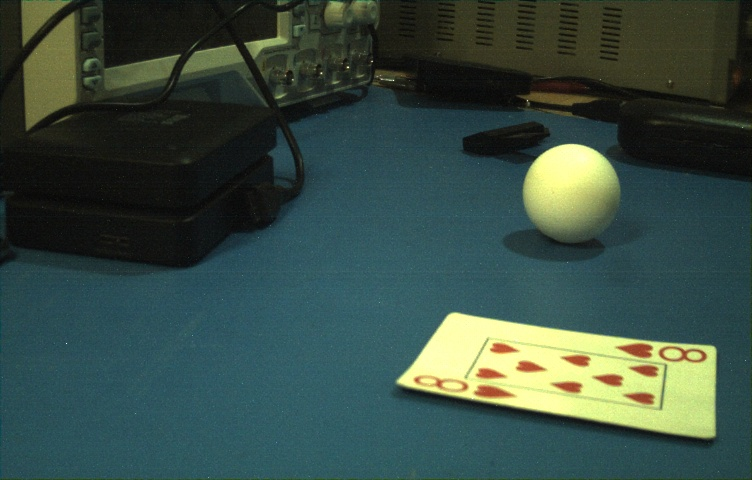
#> input picture testImages/left5.jpg, 752 x 480 px, found by its file name
$ python momentUseForCenteriod.py
#> lines starting #> are read from the running program, lines starting #| are printed output that depends on the picture; after the words box and inside, x2 and y2 are one past the last pixel; in counts of white or black regions, pixels touching at a corner belong together
import cv2

# read image through command line
img = cv2.imread("testImages/left5.jpg")
#> img is the input picture: shape (480, 752, 3); mean B, G, R 67.9, 76.7, 56.7

# convert the image to grayscale
gray_image = cv2.cvtColor(img, cv2.COLOR_BGR2GRAY)
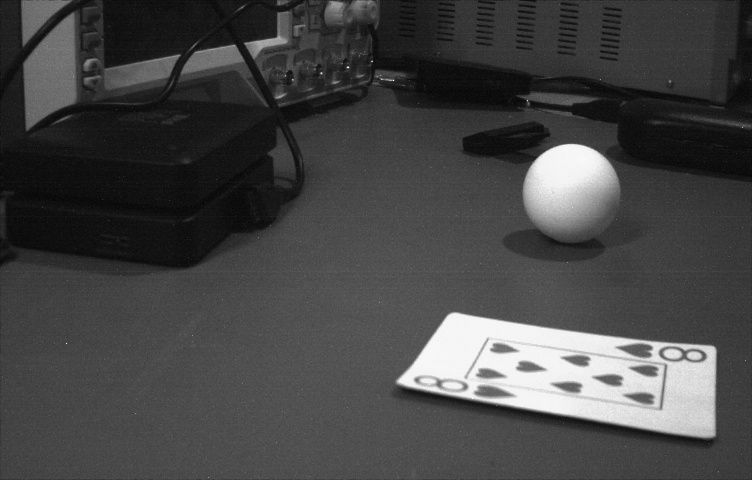
#> gray_image: shape (480, 752); min 4, max 251, mean 69.7

# convert the grayscale image to binary image
ret,thresh = cv2.threshold(gray_image,127,255,0)
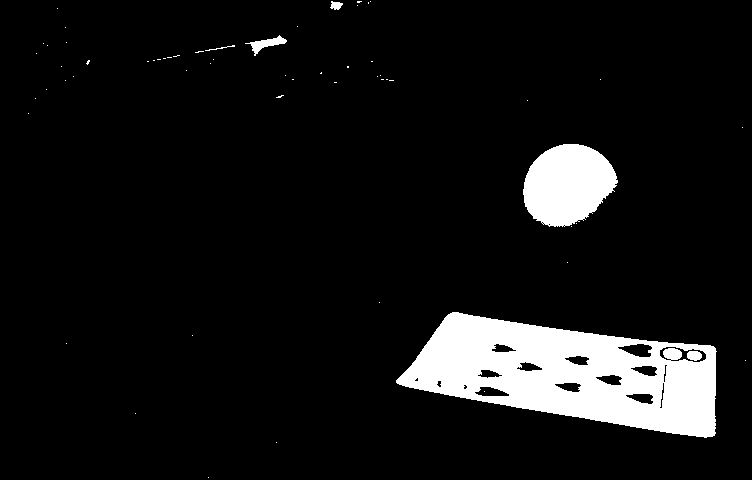
#> thresh: shape (480, 752); 8.3% white; 60 white regions (54 under 20 px)

# find contours in the binary image
im2, contours = cv2.findContours(thresh,cv2.RETR_TREE,cv2.CHAIN_APPROX_SIMPLE)
#> im2 = 80 contours, 61 with area under 20; largest, box (x1, y1, x2, y2) and area: (396, 312, 717, 438) 25051, (523, 144, 618, 227) 5646, (659, 346, 707, 363) 398, (617, 343, 653, 358) 320, (245, 35, 287, 56) 246; contours = 80 rows, first 6: [1, -1, -1, -1], [2, 0, -1, -1], [3, 1, -1, -1], [4, 2, -1, -1], [5, 3, -1, -1], [6, 4, -1, -1]
for c in contours:
   # calculate moments for each contour
   # Takes an exact value of the RGB pixels of the contour(objective)
#> (the run stopped early here; a loop or call above may not have finished)

$ run again, with testImages/left7.jpg copied over testImages/left5.jpg
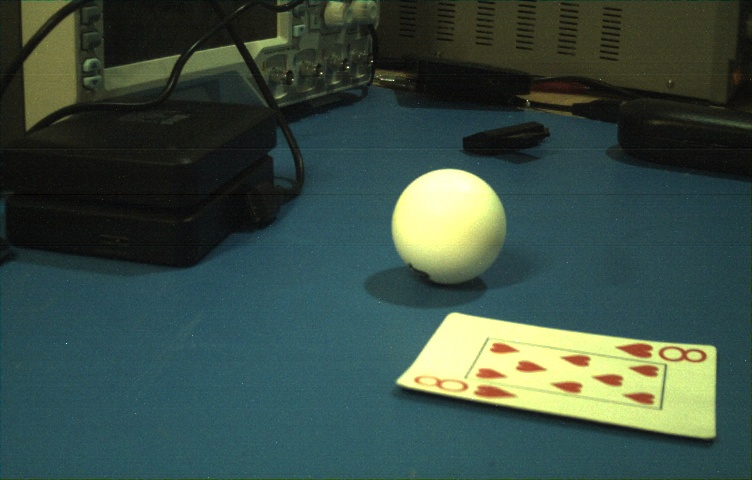
#> input picture testImages/left7.jpg, 752 x 480 px, found by its file name
#> img is the input picture: shape (480, 752, 3); mean B, G, R 68.2, 77.5, 58.1
#> `gray_image = cv2.cvtColor(img, cv2.COLOR_BGR2GRAY)`:
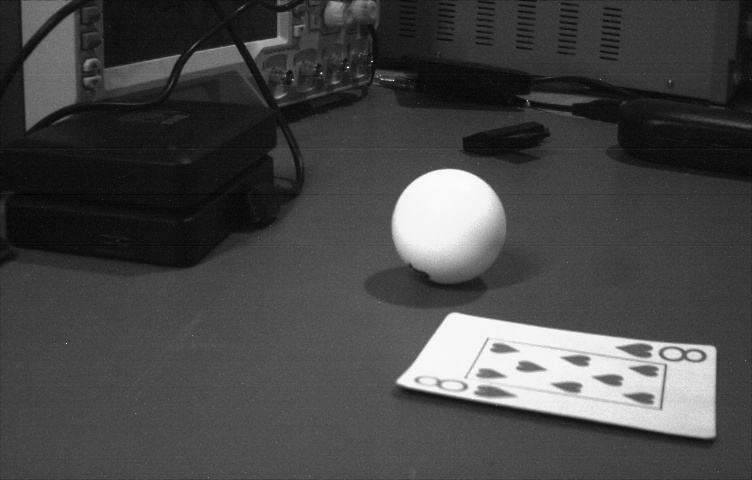
#> gray_image: shape (480, 752); min 0, max 252, mean 70.6
#> `ret,thresh = cv2.threshold(gray_image,127,255,0)`:
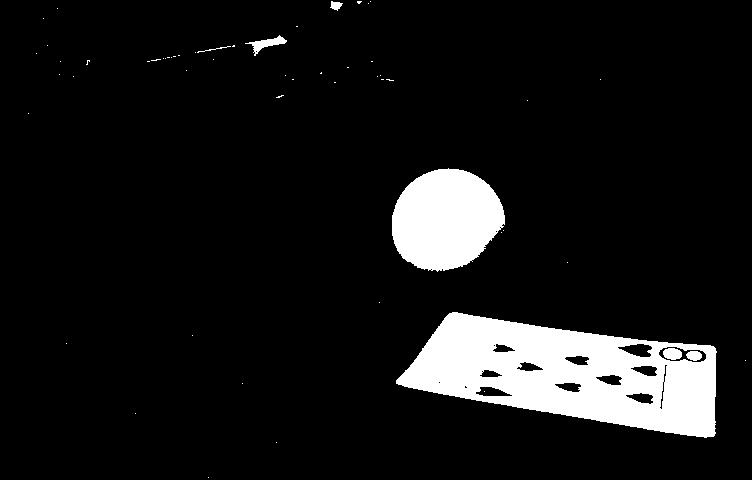
#> thresh: shape (480, 752); 9.1% white; 57 white regions (50 under 20 px)
#> im2 = 78 contours, 59 with area under 20; largest, box (x1, y1, x2, y2) and area: (396, 312, 717, 438) 25052, (392, 168, 505, 272) 8651, (658, 346, 707, 363) 564, (617, 343, 653, 358) 315, (475, 386, 513, 397) 246; contours = 78 rows, first 6: [1, -1, -1, -1], [2, 0, -1, -1], [3, 1, -1, -1], [4, 2, -1, -1], [5, 3, -1, -1], [6, 4, -1, -1]
